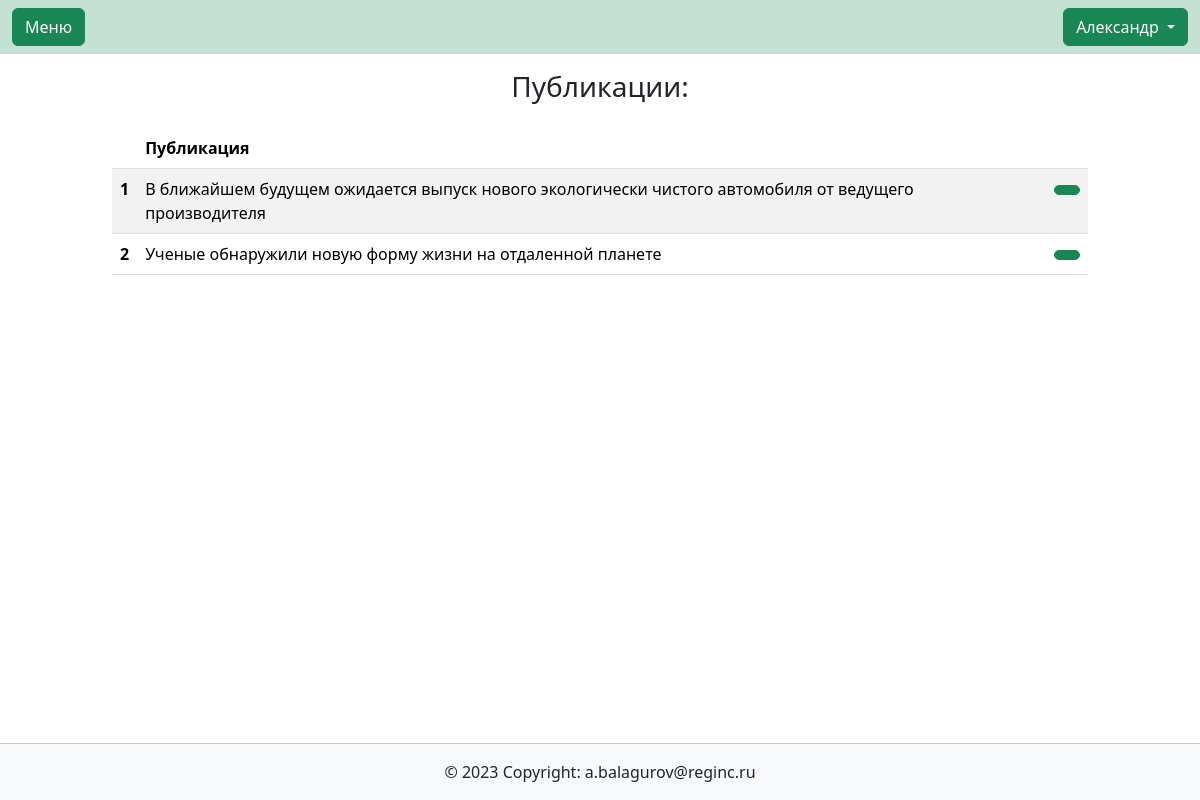
The page /contentmanagment/newslist/ (signed in) on the database its author committed.
### users/models.py (models this page shows, shortened)
class User(AbstractUser):
    description = models.CharField(max_length=150, blank=True, verbose_name='Занимаемая должность',)
    class Meta:
        verbose_name_plural = 'Пользователи'
        default_permissions = ()
        permissions = [
            ('edit_profile', 'Сan change his profile data'),
            ('user_administration', 'Can add, change and delete user data')
        ]

### main/models.py (models this page shows, shortened)
class PublicationsModel(models.Model):
    tags = models.ManyToManyField('TagsModel', blank=True, related_name='Тэги')
    autor = models.ForeignKey(User, on_delete=models.PROTECT, related_name='autor')
    title = models.CharField(max_length=150, blank=True)
    text = models.TextField(blank=True)
    date_pub = models.DateTimeField(null=True)
    show_news = models.BooleanField(default=True)
    editor = models.ForeignKey(User, on_delete=models.PROTECT, related_name='editor')
    date_edit = models.DateTimeField(auto_now=True)
    class Meta:
        verbose_name_plural = 'Публикации'
        default_permissions = ()
        permissions = [
            ('main_publications_editor', 'Can edit the publications of any author'),
            ('publications_editor', 'Can add, edit and delete only his own publications')
        ]

### contentmanagment/views.py (the view)
# urls.py: path('newslist/', views.newschange, name='news-list'),
@permission_required(['main.publications_editor'], raise_exception=True)
def newschange(request):
    newslist = PublicationsModel.objects.filter(autor=request.user).order_by('-date_pub')
    context = {'newslist': newslist}
    return render(request, 'contentmanagment/newslist.html', context)

### contentmanagment/templates/contentmanagment/newslist.html (shortened to what this page needs)
{% extends  'base.html' %}
{% load bootstrap_icons %}
{% block content %}
    <h3 class="text-center py-3">Публикации:</h3>
    <div class="container col-12 col-md-10">
    <table class="table table-striped">
        <thead>
          <tr>
            <th scope="col"></th>
            <th scope="col">Публикация</th>
            <th scope="col"></th>
          </tr>
        </thead>
        <tbody>
        {% for news in newslist %}
            <tr class="my-auto align-items-center">
                <th scope="row" class="my-auto">{{ forloop.counter }}</th>
                <td class="my-auto align-items-center">{{ news.title }}</td>
                <td class="my-auto text-end"><a class="btn btn-success my-0 py-1" href="{% url 'contentmanagment:creantepublication' news.id %}">{% bs_icon 'pencil-fill' size='1.3em' %} </a></td>
            </tr>
        {% endfor %}
        </tbody>
    </table>
</div>
{% endblock content %}

### all_apps/templates/header.html (shortened to what this page needs)
{% load bootstrap_icons %}
<nav class="navbar navbar-expand-lg navbar-light" style="background-color: #C5E1D4;">
    <div class="container-fluid">
        <a class="btn btn-success" data-bs-toggle="offcanvas" href="#offcanvasExample" role="button" aria-controls="offcanvasExample">
            {% bs_icon 'list' size='1.5em' %} Меню
        </a>
        {% if user.is_authenticated %}
            <div class="dropdown ms-3" style="background-color: #C5E1D4;">
                <button class="btn btn-success dropdown-toggle" id="bd-versions" data-bs-toggle="dropdown" aria-expanded="false" data-bs-display="static">
                    {{ user.last_name }} {{ user.first_name }}
                </button>
            </div>
        {% endif %}
    </div>
  </nav>

### main/static/main/css/style.css (style rules this page uses)
body { min-height: 100vh; position: relative; margin: 0; padding-bottom: 55px; box-sizing: border-box; }

### rows shown on the page
User: first_name "Александр"
PublicationsModel: title "В ближайшем будущем ожидается выпуск нового экологически чистого автомобиля от ведущего производителя"
PublicationsModel: title "Ученые обнаружили новую форму жизни на отдаленной планете"
